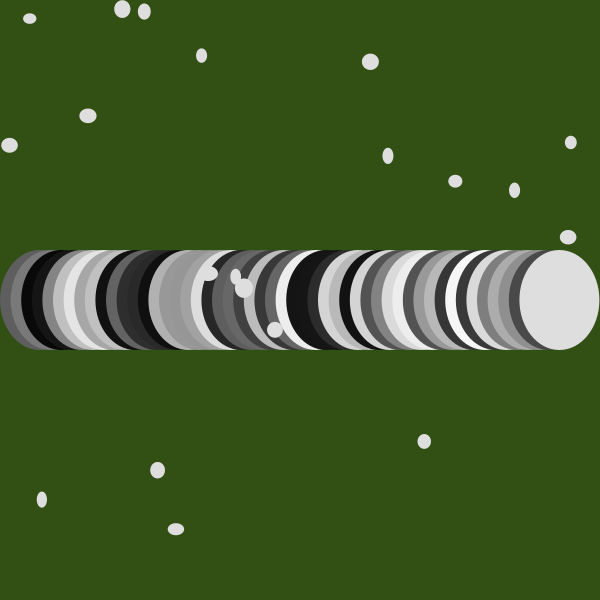
Frame 1 (no input)
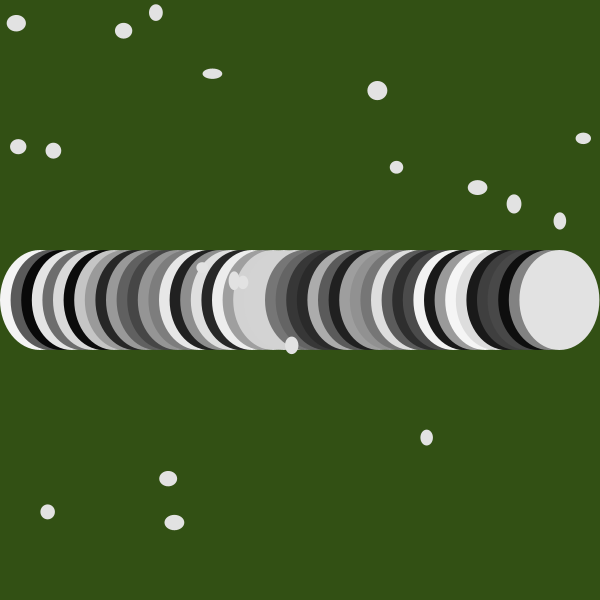
Frame 60 (the mouse pressed at the canvas centre just before this capture)
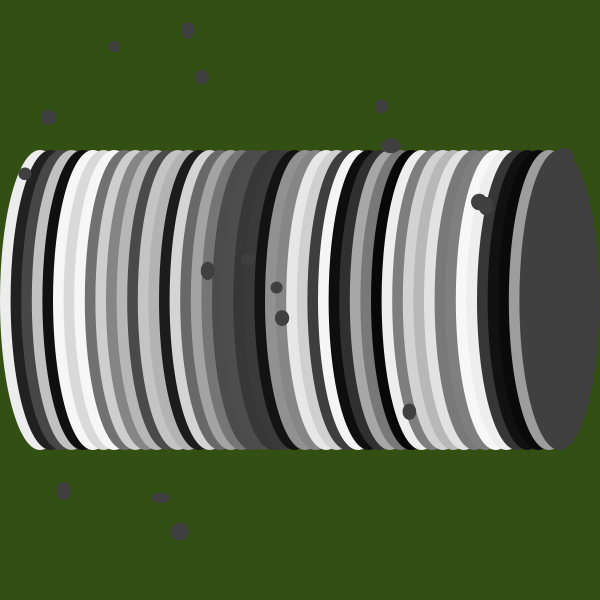
Frame 120 (the mouse held since frame 60 and released just before this capture)

The Processing sketch that drew these frames (run headless with seeded random() and noise(); from frame 60 on, the mouse is pressed at the canvas centre):

// Processing sketch: array2_homework
// ── array2_homework.pde
// Code 1 FA_18
// Bryan Ma

// use the foundation of the last code challenge, and instead of drawing 5 ellipses, 
// draw a large number of shapes (ellipses or whatever) using a larger array to store their x positions.
// use map to affect the parameters of them being drawn, like size or color.

// once you've done that, try adding another corresponding array to store their y positions.

// finally, try modifying the values you've stored every frame to make the shapes change their positions somehow.

float[] xPositions = new float[50];
float[] yPositions = new float[20];
float[] tPositions = new float[20];

void setup() {
  size(600, 600);
  noStroke();
  for (int i = 0; i < xPositions.length; i++) {
    xPositions[i] = map(i, 0, 50, 40, 570);
  }
  for (int j = 0; j < yPositions.length; j++){
    yPositions[j] = random(width);
    tPositions[j] = random(height);
  }
}

void draw() {
    background(50,80,20);
    for(int i = 0; i < xPositions.length; i ++){
      fill(random(0,255));
      ellipse(xPositions[i], height/2, 80, map(mouseY, 0, height, 100, 500));
  }
  
   for (int j = 0; j < yPositions.length; j++){
      ellipse(yPositions[j], tPositions[j], random(10, 20), random (10, 20));
      yPositions[j] += random(-3,3);
      tPositions[j] += random(-3,3);
  }
}
